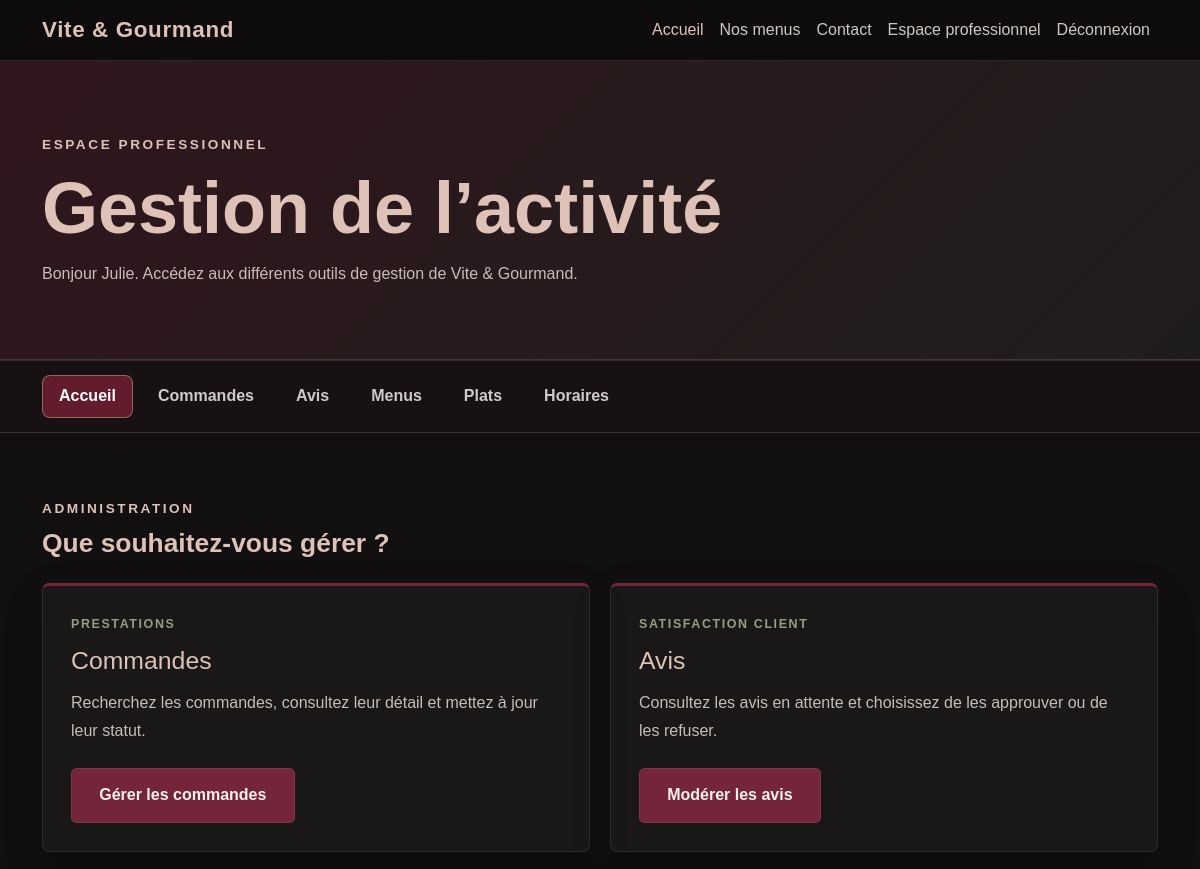
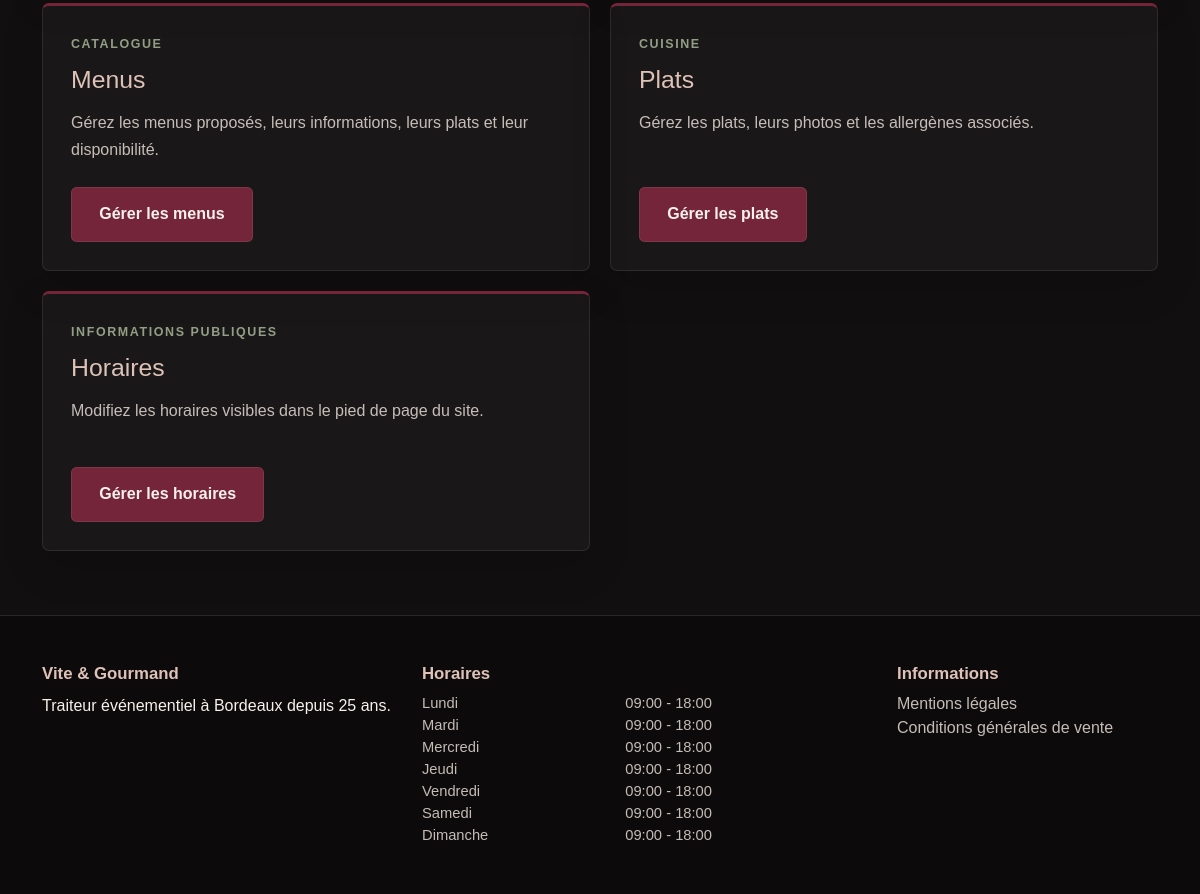
The app's page /employee (signed in) with its own data (2 pictures, top to bottom).
### tables this page shows
CREATE TABLE users (
    id INT AUTO_INCREMENT PRIMARY KEY,
    role_id INT NOT NULL,
    first_name VARCHAR(100) NOT NULL,
    last_name VARCHAR(100) NOT NULL,
    phone VARCHAR(20) NOT NULL,
    email VARCHAR(190) NOT NULL UNIQUE,
    address VARCHAR(255) NOT NULL,
    postal_code VARCHAR(10) NOT NULL,
    city VARCHAR(100) NOT NULL,
    password_hash VARCHAR(255) NOT NULL,
    is_active BOOLEAN NOT NULL DEFAULT TRUE,
    created_at TIMESTAMP NOT NULL DEFAULT CURRENT_TIMESTAMP,
    updated_at TIMESTAMP NOT NULL DEFAULT CURRENT_TIMESTAMP
        ON UPDATE CURRENT_TIMESTAMP,

    CONSTRAINT fk_users_role
        FOREIGN KEY (role_id)
        REFERENCES roles(id)
        ON DELETE RESTRICT
);

CREATE TABLE opening_hours (
    id INT AUTO_INCREMENT PRIMARY KEY,
    day_number TINYINT NOT NULL UNIQUE,
    day_name VARCHAR(20) NOT NULL,
    opening_time TIME NULL,
    closing_time TIME NULL,
    is_closed BOOLEAN NOT NULL DEFAULT FALSE
);

### app/Views/layouts/main.php (called while the page is built)
<?php
require BASE_PATH
    . '/app/Views/layouts/header.php';
require $view;
require BASE_PATH
    . '/app/Views/layouts/footer.php';

### app/Controllers/EmployeeController.php (called while the page is built, shortened)
<?php
class EmployeeController
{
    public function home(): void
    {
        $userId = (int) $_SESSION['user']['id'];
        $user = User::findById($userId);
        $openingHours = OpeningHour::getAll();
        $view =
            BASE_PATH . '/app/Views/employee/home.php';
        require BASE_PATH . '/app/Views/layouts/main.php';
    }
}

### app/Services/Router.php (called while the page is built, shortened)
<?php
class Router
{
    private array $routes = [];
    public function get(string $path, array $action): void
    {
        $this->routes['GET'][$path] = $action;
    }
    public function post(string $path, array $action): void
    {
        $this->routes['POST'][$path] = $action;
    }
    public function dispatch(string $uri): void
    {
        $method = $_SERVER['REQUEST_METHOD'];
        $path = parse_url($uri, PHP_URL_PATH) ?? '/';
        $path = '/' . trim($path, '/');
        [$controllerClass, $methodName] = $this->routes[$method][$path];
        $controller = new $controllerClass();
        $controller->$methodName();
    }
}

### public/index.php (called while the page is built, shortened)
<?php
$router = new Router();
$router->dispatch(
    $_SERVER['REQUEST_URI']
);

### app/Models/User.php (called while the page is built, shortened)
<?php
class User
{
    public static function findById(int $id): ?array
    {
        $connection = Database::getConnection();
        $query = $connection->prepare(
            'SELECT
            users.id,
            users.first_name,
            users.last_name,
            users.phone,
            users.email,
            users.address,
            users.postal_code,
            users.city,
            users.is_active,
            roles.name AS role
        FROM users
        INNER JOIN roles
            ON roles.id = users.role_id
        WHERE users.id = :id
            AND users.is_active = TRUE
        LIMIT 1'
        );
        $query->execute([
            'id' => $id,
        ]);
        $user = $query->fetch(PDO::FETCH_ASSOC);
        return $user;
    }
}

### app/Models/OpeningHour.php (called while the page is built, shortened)
<?php
class OpeningHour
{
    public static function getAll(): array
    {
        $pdo = Database::getConnection();
        $sql = '
            SELECT
                id,
                day_number,
                day_name,
                opening_time,
                closing_time,
                is_closed
            FROM opening_hours
            ORDER BY day_number
        ';
        $statement = $pdo->query($sql);
        return $statement->fetchAll(PDO::FETCH_ASSOC);
    }
}

### app/Views/employee/home.php (the view, shortened to what this page needs)
<section class="employee-dashboard-hero py-5">
    <div class="container py-4">
        <p class="section-subtitle mb-2">
            Espace professionnel
        </p>
        <h1 class="employee-dashboard-title">
            Gestion de l’activité
        </h1>
        <p class="employee-dashboard-introduction mb-0">
            Bonjour
            <?php echo htmlspecialchars($user['first_name']); ?>.
            Accédez aux différents outils de gestion de
            Vite & Gourmand.
        </p>
    </div>
</section>
<?php
require BASE_PATH
    . '/app/Views/employee/_navigation.php';
?>
<section class="employee-dashboard-section py-5">
    <div class="container py-3">
        <div class="employee-management-heading mb-4">
            <p class="section-subtitle mb-2">
                Administration
            </p>
            <h2 class="employee-dashboard-card-title">
                Que souhaitez-vous gérer ?
            </h2>
        </div>
        <div class="employee-management-grid">
            <article class="employee-management-card">
                <div>
                    <p class="employee-management-card-label">
                        Prestations
                    </p>
                    <h3 class="employee-management-card-title">
                        Commandes
                    </h3>
                    <p class="employee-management-card-text">
                        Recherchez les commandes, consultez leur détail
                        et mettez à jour leur statut.
                    </p>
                </div>
                <a
                    href="<?php
                            echo BASE_URL
                                . '/employee/dashboard';
                            ?>"
                    class="btn btn-custom">
                    Gérer les commandes
                </a>
            </article>
            <article class="employee-management-card">
                <div>
                    <p class="employee-management-card-label">
                        Satisfaction client
                    </p>
                    <h3 class="employee-management-card-title">
                        Avis
                    </h3>
                    <p class="employee-management-card-text">
                        Consultez les avis en attente et choisissez
                        de les approuver ou de les refuser.
                    </p>
                </div>
                <a
                    href="<?php
                            echo BASE_URL
                                . '/employee/reviews';
                            ?>"
                    class="btn btn-custom">
                    Modérer les avis
                </a>
            </article>
            <article class="employee-management-card">
                <div>
                    <p class="employee-management-card-label">
                        Catalogue
                    </p>
                    <h3 class="employee-management-card-title">
                        Menus
                    </h3>
                    <p class="employee-management-card-text">
                        Gérez les menus proposés, leurs informations,
                        leurs plats et leur disponibilité.
                    </p>
                </div>
                <a
                    href="<?php echo BASE_URL; ?>/employee/menus"
                    class="btn btn-custom">
                    Gérer les menus
                </a>
            </article>
            <article class="employee-management-card">
                <div>
                    <p class="employee-management-card-label">
                        Cuisine
                    </p>
                    <h3 class="employee-management-card-title">
                        Plats
                    </h3>
                    <p class="employee-management-card-text">
                        Gérez les plats, leurs photos et les allergènes
                        associés.
                    </p>
                </div>
                <a
                    href="<?php echo BASE_URL; ?>/employee/dishes"
                    class="btn btn-custom">
                    Gérer les plats
                </a>
            </article>
            <article class="employee-management-card">
                <div>
                    <p class="employee-management-card-label">
                        Informations publiques
                    </p>
                    <h3 class="employee-management-card-title">
                        Horaires
                    </h3>
                    <p class="employee-management-card-text">
                        Modifiez les horaires visibles dans le pied
                        de page du site.
                    </p>
                </div>
                <a
                    href="<?php
                            echo BASE_URL
                                . '/employee/opening-hours';
                            ?>"
                    class="btn btn-custom">
                    Gérer les horaires
                </a>
            </article>
        </div>
    </div>
</section>

### app/Views/layouts/footer.php (shortened to what this page needs)
</main>
<footer class="site-footer">
    <div class="container py-5">
        <div class="row gy-4">
            <div class="col-lg-4 col-md-6">
                <h2 class="footer-title">
                    Vite & Gourmand
                </h2>
                <p class="mb-0">
                    Traiteur événementiel à Bordeaux depuis 25 ans.
                </p>
            </div>
            <div class="col-lg-5 col-md-6">
                <h2 class="footer-title">
                    Horaires
                </h2>
                <?php if (!empty($openingHours)): ?>
                    <ul class="opening-hours-list list-unstyled mb-0">
                        <?php foreach ($openingHours as $openingHour): ?>
                            <li class="opening-hours-item">
                                <span>
                                    <?php echo htmlspecialchars($openingHour['day_name']); ?>
                                </span>
                                <span>
                                    <?php if ((bool) $openingHour['is_closed']): ?>
                                        Fermé
                                    <?php else: ?>
                                        <?php
                                        echo htmlspecialchars(
                                            substr($openingHour['opening_time'], 0, 5)
                                        );
                                        ?>
                                        -
                                        <?php
                                        echo htmlspecialchars(
                                            substr($openingHour['closing_time'], 0, 5)
                                        );
                                        ?>
                                    <?php endif; ?>
                                </span>
                            </li>
                        <?php endforeach; ?>
                    </ul>
                <?php else: ?>
                    <p class="mb-0">
                        Les horaires seront bientôt disponibles.
                    </p>
                <?php endif; ?>
            </div>
            <div class="col-lg-3 col-md-6">
                <h2 class="footer-title">
                    Informations
                </h2>
                <ul class="list-unstyled mb-0">
                    <li>
                        <a
                            href="<?php
                                    echo BASE_URL;
                                    ?>/mentions-legales"
                            class="footer-link">
                            Mentions légales
                        </a>
                    </li>
                    <li>
                        <a
                            href="<?php
                                    echo BASE_URL;
                                    ?>/conditions-generales-vente"
                            class="footer-link">
                            Conditions générales de vente
                        </a>
                    </li>
                </ul>
            </div>
        </div>
    </div>
</footer>
</body>
</html>

### public/assets/css/style.css (style rules this page uses)
:root { --color-background: rgba(18, 15, 16, 1); --color-background-soft: rgba(27, 23, 24, 1); --color-background-light: rgba(35, 30, 31, 1); --color-background-card: rgba(255, 255, 255, 0.04); --color-text: rgba(248, 241, 235, 1); --color-text-soft: rgba(222, 213, 205, 0.88); --color-wine: rgba(116, 37, 58, 1); --color-wine-hover: rgba(145, 48, 72, 1); --color-wine-soft: rgba(116, 37, 58, 0.16); --color-sage: rgba(145, 159, 132, 1); --color-sage-hover: rgba(166, 181, 151, 1); --color-sage-soft: rgba(145, 159, 132, 0.13); --color-champagne: rgba(222, 194, 183, 1); --color-champagne-hover: rgba(239, 214, 204, 1); --color-champagne-soft: rgba(222, 194, 183, 0.1); --color-border: rgba(248, 241, 235, 0.12); --color-border-strong: rgba(248, 241, 235, 0.22); }
body { margin: 0; background-color: var(--color-background); color: var(--color-text); font-family: Arial, sans-serif; }
h1, h2, h3, p { margin-top: 0; }
h1 { margin-top: 1rem; font-size: clamp(2.8rem, 7vw, 5.5rem); font-weight: 700; line-height: 1; }
h2 { font-size: clamp(2rem, 4vw, 3rem); font-weight: 700; }
p { line-height: 1.7; }
.hero-subtitle, .section-subtitle { color: var(--color-champagne); font-size: 0.85rem; font-weight: 700; letter-spacing: 0.16rem; text-transform: uppercase; }
.btn-custom { padding: 0.9rem 1.7rem; background-color: var(--color-wine); color: var(--color-text); border: 1px solid rgba(255, 255, 255, 0.08); border-radius: 0.35rem; font-weight: 700; transition: 0.2s ease; }
.site-footer { background-color: rgba(12, 10, 11, 1); border-top: 1px solid var(--color-border); }
.footer-title { color: var(--color-champagne); font-size: 1.05rem; }
.opening-hours-list { max-width: 290px; }
.opening-hours-item { display: flex; justify-content: space-between; gap: 1rem; color: var(--color-text-soft); font-size: 0.92rem; }
.footer-link { color: var(--color-text-soft); text-decoration: none; }
.employee-management-grid { display: grid; grid-template-columns: repeat(2, minmax(0, 1fr)); gap: 1.25rem; }
.employee-management-card { display: flex; flex-direction: column; align-items: flex-start; justify-content: space-between; gap: 1.5rem; min-height: 260px; padding: 1.75rem; background-color: rgba(255, 255, 255, 0.035); border: 1px solid rgba(255, 255, 255, 0.09); border-top: 3px solid var(--color-wine); border-radius: 0.45rem; box-shadow: 0 1rem 2.5rem rgba(0, 0, 0, 0.16); }
.employee-management-card-label { margin-bottom: 0.65rem; color: var(--color-sage); font-size: 0.78rem; font-weight: 700; letter-spacing: 0.1rem; text-transform: uppercase; }
.employee-management-card-title { margin-bottom: 0.85rem; color: var(--color-champagne); font-size: 1.55rem; }
.employee-management-card-text { margin-bottom: 0; color: var(--color-text-soft); line-height: 1.7; }
.employee-dashboard-hero { background: linear-gradient(135deg, rgba(116, 37, 58, 0.3), rgba(145, 159, 132, 0.1)), var(--color-background); border-bottom: 1px solid var(--color-border); }
.employee-dashboard-title { margin-bottom: 1rem; color: var(--color-champagne); font-size: clamp(2.4rem, 6vw, 4.5rem); }
.employee-dashboard-introduction { max-width: 760px; color: var(--color-text-soft); }
.employee-dashboard-section { min-height: 65vh; background-color: var(--color-background); }
.employee-dashboard-card-title { margin-bottom: 0; color: var(--color-champagne); font-size: 1.65rem; }

### records on screen
users: first_name "Julie"
opening_hours: day_name "Lundi", opening_time "09:00", closing_time "18:00"
opening_hours: day_name "Mardi", opening_time "09:00", closing_time "18:00"
opening_hours: day_name "Mercredi", opening_time "09:00", closing_time "18:00"
opening_hours: day_name "Jeudi", opening_time "09:00", closing_time "18:00"
opening_hours: day_name "Vendredi", opening_time "09:00", closing_time "18:00"
opening_hours: day_name "Samedi", opening_time "09:00", closing_time "18:00"
opening_hours: day_name "Dimanche", opening_time "09:00", closing_time "18:00"

### other values on screen
$accountLabel "Espace professionnel"
